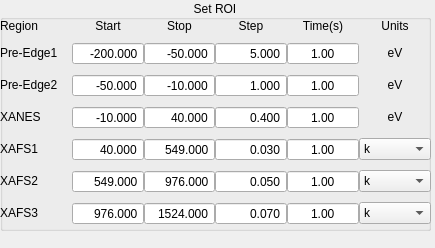
<?xml version="1.0" encoding="UTF-8"?>
<ui version="4.0">
 <class>roiWidget</class>
 <widget class="QWidget" name="roiWidget">
  <property name="geometry">
   <rect>
    <x>0</x>
    <y>0</y>
    <width>435</width>
    <height>248</height>
   </rect>
  </property>
  <property name="windowTitle">
   <string>Form</string>
  </property>
  <widget class="QGroupBox" name="groupBox">
   <property name="geometry">
    <rect>
     <x>0</x>
     <y>0</y>
     <width>431</width>
     <height>231</height>
    </rect>
   </property>
   <property name="sizePolicy">
    <sizepolicy hsizetype="Fixed" vsizetype="MinimumExpanding">
     <horstretch>0</horstretch>
     <verstretch>0</verstretch>
    </sizepolicy>
   </property>
   <property name="title">
    <string>Set ROI</string>
   </property>
   <property name="alignment">
    <set>Qt::AlignCenter</set>
   </property>
   <widget class="QWidget" name="verticalLayoutWidget">
    <property name="geometry">
     <rect>
      <x>0</x>
      <y>10</y>
      <width>431</width>
      <height>231</height>
     </rect>
    </property>
    <layout class="QVBoxLayout" name="verticalLayout">
     <property name="spacing">
      <number>0</number>
     </property>
     <item>
      <layout class="QHBoxLayout" name="horizontalLayout_34">
       <item>
        <widget class="QLabel" name="label">
         <property name="sizePolicy">
          <sizepolicy hsizetype="Preferred" vsizetype="Fixed">
           <horstretch>0</horstretch>
           <verstretch>0</verstretch>
          </sizepolicy>
         </property>
         <property name="text">
          <string>Region</string>
         </property>
        </widget>
       </item>
       <item>
        <widget class="QLabel" name="label_41">
         <property name="sizePolicy">
          <sizepolicy hsizetype="Preferred" vsizetype="Fixed">
           <horstretch>0</horstretch>
           <verstretch>0</verstretch>
          </sizepolicy>
         </property>
         <property name="text">
          <string>Start</string>
         </property>
         <property name="alignment">
          <set>Qt::AlignCenter</set>
         </property>
        </widget>
       </item>
       <item>
        <widget class="QLabel" name="label_46">
         <property name="sizePolicy">
          <sizepolicy hsizetype="Preferred" vsizetype="Fixed">
           <horstretch>0</horstretch>
           <verstretch>0</verstretch>
          </sizepolicy>
         </property>
         <property name="text">
          <string>Stop</string>
         </property>
         <property name="alignment">
          <set>Qt::AlignCenter</set>
         </property>
        </widget>
       </item>
       <item>
        <widget class="QLabel" name="label_47">
         <property name="sizePolicy">
          <sizepolicy hsizetype="Preferred" vsizetype="Fixed">
           <horstretch>0</horstretch>
           <verstretch>0</verstretch>
          </sizepolicy>
         </property>
         <property name="text">
          <string>Step</string>
         </property>
         <property name="alignment">
          <set>Qt::AlignCenter</set>
         </property>
        </widget>
       </item>
       <item>
        <widget class="QLabel" name="label_53">
         <property name="sizePolicy">
          <sizepolicy hsizetype="Preferred" vsizetype="Fixed">
           <horstretch>0</horstretch>
           <verstretch>0</verstretch>
          </sizepolicy>
         </property>
         <property name="text">
          <string>Time(s)</string>
         </property>
         <property name="alignment">
          <set>Qt::AlignCenter</set>
         </property>
        </widget>
       </item>
       <item>
        <widget class="QLabel" name="label_58">
         <property name="sizePolicy">
          <sizepolicy hsizetype="Preferred" vsizetype="Fixed">
           <horstretch>0</horstretch>
           <verstretch>0</verstretch>
          </sizepolicy>
         </property>
         <property name="text">
          <string>Units</string>
         </property>
         <property name="alignment">
          <set>Qt::AlignCenter</set>
         </property>
        </widget>
       </item>
      </layout>
     </item>
     <item>
      <layout class="QHBoxLayout" name="horizontalLayout_24">
       <item>
        <widget class="QLabel" name="label_45">
         <property name="sizePolicy">
          <sizepolicy hsizetype="Preferred" vsizetype="Fixed">
           <horstretch>0</horstretch>
           <verstretch>0</verstretch>
          </sizepolicy>
         </property>
         <property name="text">
          <string>Pre-Edge1</string>
         </property>
        </widget>
       </item>
       <item>
        <widget class="QDoubleSpinBox" name="doublePre1Start">
         <property name="sizePolicy">
          <sizepolicy hsizetype="Minimum" vsizetype="Fixed">
           <horstretch>0</horstretch>
           <verstretch>0</verstretch>
          </sizepolicy>
         </property>
         <property name="focusPolicy">
          <enum>Qt::ClickFocus</enum>
         </property>
         <property name="wrapping">
          <bool>false</bool>
         </property>
         <property name="frame">
          <bool>true</bool>
         </property>
         <property name="alignment">
          <set>Qt::AlignRight|Qt::AlignTrailing|Qt::AlignVCenter</set>
         </property>
         <property name="buttonSymbols">
          <enum>QAbstractSpinBox::NoButtons</enum>
         </property>
         <property name="decimals">
          <number>3</number>
         </property>
         <property name="minimum">
          <double>-999.999000000000024</double>
         </property>
         <property name="maximum">
          <double>999.999000000000024</double>
         </property>
         <property name="singleStep">
          <double>0.000000000000000</double>
         </property>
         <property name="value">
          <double>-200.000000000000000</double>
         </property>
        </widget>
       </item>
       <item>
        <widget class="QDoubleSpinBox" name="doublePre1Stop">
         <property name="sizePolicy">
          <sizepolicy hsizetype="Minimum" vsizetype="Fixed">
           <horstretch>0</horstretch>
           <verstretch>0</verstretch>
          </sizepolicy>
         </property>
         <property name="focusPolicy">
          <enum>Qt::ClickFocus</enum>
         </property>
         <property name="alignment">
          <set>Qt::AlignRight|Qt::AlignTrailing|Qt::AlignVCenter</set>
         </property>
         <property name="buttonSymbols">
          <enum>QAbstractSpinBox::NoButtons</enum>
         </property>
         <property name="decimals">
          <number>3</number>
         </property>
         <property name="minimum">
          <double>-999.999000000000024</double>
         </property>
         <property name="maximum">
          <double>999.999000000000024</double>
         </property>
         <property name="singleStep">
          <double>0.000000000000000</double>
         </property>
         <property name="value">
          <double>-50.000000000000000</double>
         </property>
        </widget>
       </item>
       <item>
        <widget class="QDoubleSpinBox" name="doublePre1Step">
         <property name="focusPolicy">
          <enum>Qt::ClickFocus</enum>
         </property>
         <property name="alignment">
          <set>Qt::AlignRight|Qt::AlignTrailing|Qt::AlignVCenter</set>
         </property>
         <property name="buttonSymbols">
          <enum>QAbstractSpinBox::NoButtons</enum>
         </property>
         <property name="decimals">
          <number>3</number>
         </property>
         <property name="minimum">
          <double>0.010000000000000</double>
         </property>
         <property name="maximum">
          <double>999.999000000000024</double>
         </property>
         <property name="singleStep">
          <double>0.000000000000000</double>
         </property>
         <property name="value">
          <double>5.000000000000000</double>
         </property>
        </widget>
       </item>
       <item>
        <widget class="QDoubleSpinBox" name="doublePre1Time">
         <property name="focusPolicy">
          <enum>Qt::ClickFocus</enum>
         </property>
         <property name="alignment">
          <set>Qt::AlignCenter</set>
         </property>
         <property name="buttonSymbols">
          <enum>QAbstractSpinBox::NoButtons</enum>
         </property>
         <property name="decimals">
          <number>2</number>
         </property>
         <property name="minimum">
          <double>0.010000000000000</double>
         </property>
         <property name="maximum">
          <double>500.000000000000000</double>
         </property>
         <property name="singleStep">
          <double>0.000000000000000</double>
         </property>
         <property name="value">
          <double>1.000000000000000</double>
         </property>
        </widget>
       </item>
       <item>
        <widget class="QLabel" name="labelPre1Units">
         <property name="sizePolicy">
          <sizepolicy hsizetype="Preferred" vsizetype="Fixed">
           <horstretch>0</horstretch>
           <verstretch>0</verstretch>
          </sizepolicy>
         </property>
         <property name="text">
          <string>eV</string>
         </property>
         <property name="alignment">
          <set>Qt::AlignCenter</set>
         </property>
        </widget>
       </item>
      </layout>
     </item>
     <item>
      <layout class="QHBoxLayout" name="horizontalLayout_33">
       <item>
        <widget class="QLabel" name="label_49">
         <property name="sizePolicy">
          <sizepolicy hsizetype="Preferred" vsizetype="Fixed">
           <horstretch>0</horstretch>
           <verstretch>0</verstretch>
          </sizepolicy>
         </property>
         <property name="text">
          <string>Pre-Edge2</string>
         </property>
        </widget>
       </item>
       <item>
        <widget class="QDoubleSpinBox" name="doublePre2Start">
         <property name="focusPolicy">
          <enum>Qt::ClickFocus</enum>
         </property>
         <property name="alignment">
          <set>Qt::AlignRight|Qt::AlignTrailing|Qt::AlignVCenter</set>
         </property>
         <property name="buttonSymbols">
          <enum>QAbstractSpinBox::NoButtons</enum>
         </property>
         <property name="decimals">
          <number>3</number>
         </property>
         <property name="minimum">
          <double>-999.999000000000024</double>
         </property>
         <property name="maximum">
          <double>999.999000000000024</double>
         </property>
         <property name="singleStep">
          <double>0.000000000000000</double>
         </property>
         <property name="value">
          <double>-50.000000000000000</double>
         </property>
        </widget>
       </item>
       <item>
        <widget class="QDoubleSpinBox" name="doublePre2Stop">
         <property name="focusPolicy">
          <enum>Qt::ClickFocus</enum>
         </property>
         <property name="alignment">
          <set>Qt::AlignRight|Qt::AlignTrailing|Qt::AlignVCenter</set>
         </property>
         <property name="buttonSymbols">
          <enum>QAbstractSpinBox::NoButtons</enum>
         </property>
         <property name="decimals">
          <number>3</number>
         </property>
         <property name="minimum">
          <double>-999.999000000000024</double>
         </property>
         <property name="maximum">
          <double>999.999000000000024</double>
         </property>
         <property name="singleStep">
          <double>0.000000000000000</double>
         </property>
         <property name="value">
          <double>-10.000000000000000</double>
         </property>
        </widget>
       </item>
       <item>
        <widget class="QDoubleSpinBox" name="doublePre2Step">
         <property name="focusPolicy">
          <enum>Qt::ClickFocus</enum>
         </property>
         <property name="alignment">
          <set>Qt::AlignRight|Qt::AlignTrailing|Qt::AlignVCenter</set>
         </property>
         <property name="buttonSymbols">
          <enum>QAbstractSpinBox::NoButtons</enum>
         </property>
         <property name="decimals">
          <number>3</number>
         </property>
         <property name="minimum">
          <double>0.010000000000000</double>
         </property>
         <property name="maximum">
          <double>999.999000000000024</double>
         </property>
         <property name="singleStep">
          <double>0.000000000000000</double>
         </property>
         <property name="value">
          <double>1.000000000000000</double>
         </property>
        </widget>
       </item>
       <item>
        <widget class="QDoubleSpinBox" name="doublePre2Time">
         <property name="focusPolicy">
          <enum>Qt::ClickFocus</enum>
         </property>
         <property name="alignment">
          <set>Qt::AlignCenter</set>
         </property>
         <property name="buttonSymbols">
          <enum>QAbstractSpinBox::NoButtons</enum>
         </property>
         <property name="decimals">
          <number>2</number>
         </property>
         <property name="minimum">
          <double>0.010000000000000</double>
         </property>
         <property name="maximum">
          <double>500.000000000000000</double>
         </property>
         <property name="singleStep">
          <double>0.000000000000000</double>
         </property>
         <property name="value">
          <double>1.000000000000000</double>
         </property>
        </widget>
       </item>
       <item>
        <widget class="QLabel" name="labelPre2Units">
         <property name="sizePolicy">
          <sizepolicy hsizetype="Preferred" vsizetype="Fixed">
           <horstretch>0</horstretch>
           <verstretch>0</verstretch>
          </sizepolicy>
         </property>
         <property name="text">
          <string>eV</string>
         </property>
         <property name="alignment">
          <set>Qt::AlignCenter</set>
         </property>
        </widget>
       </item>
      </layout>
     </item>
     <item>
      <layout class="QHBoxLayout" name="horizontalLayout_31">
       <item>
        <widget class="QLabel" name="label_51">
         <property name="sizePolicy">
          <sizepolicy hsizetype="Preferred" vsizetype="Fixed">
           <horstretch>0</horstretch>
           <verstretch>0</verstretch>
          </sizepolicy>
         </property>
         <property name="text">
          <string>XANES</string>
         </property>
        </widget>
       </item>
       <item>
        <widget class="QDoubleSpinBox" name="doubleXANESStart">
         <property name="focusPolicy">
          <enum>Qt::ClickFocus</enum>
         </property>
         <property name="alignment">
          <set>Qt::AlignRight|Qt::AlignTrailing|Qt::AlignVCenter</set>
         </property>
         <property name="buttonSymbols">
          <enum>QAbstractSpinBox::NoButtons</enum>
         </property>
         <property name="decimals">
          <number>3</number>
         </property>
         <property name="minimum">
          <double>-999.999000000000024</double>
         </property>
         <property name="maximum">
          <double>999.999000000000024</double>
         </property>
         <property name="singleStep">
          <double>0.000000000000000</double>
         </property>
         <property name="value">
          <double>-10.000000000000000</double>
         </property>
        </widget>
       </item>
       <item>
        <widget class="QDoubleSpinBox" name="doubleXANESStop">
         <property name="focusPolicy">
          <enum>Qt::ClickFocus</enum>
         </property>
         <property name="toolTip">
          <string>&lt;html&gt;&lt;head/&gt;&lt;body&gt;&lt;p&gt;3.24k--&gt; 40eV&lt;/p&gt;&lt;/body&gt;&lt;/html&gt;</string>
         </property>
         <property name="alignment">
          <set>Qt::AlignRight|Qt::AlignTrailing|Qt::AlignVCenter</set>
         </property>
         <property name="buttonSymbols">
          <enum>QAbstractSpinBox::NoButtons</enum>
         </property>
         <property name="decimals">
          <number>3</number>
         </property>
         <property name="minimum">
          <double>-999.999000000000024</double>
         </property>
         <property name="maximum">
          <double>999.999000000000024</double>
         </property>
         <property name="singleStep">
          <double>0.000000000000000</double>
         </property>
         <property name="value">
          <double>40.000000000000000</double>
         </property>
        </widget>
       </item>
       <item>
        <widget class="QDoubleSpinBox" name="doubleXANESStep">
         <property name="focusPolicy">
          <enum>Qt::ClickFocus</enum>
         </property>
         <property name="alignment">
          <set>Qt::AlignRight|Qt::AlignTrailing|Qt::AlignVCenter</set>
         </property>
         <property name="buttonSymbols">
          <enum>QAbstractSpinBox::NoButtons</enum>
         </property>
         <property name="decimals">
          <number>3</number>
         </property>
         <property name="minimum">
          <double>0.010000000000000</double>
         </property>
         <property name="maximum">
          <double>999.999000000000024</double>
         </property>
         <property name="singleStep">
          <double>0.000000000000000</double>
         </property>
         <property name="value">
          <double>0.400000000000000</double>
         </property>
        </widget>
       </item>
       <item>
        <widget class="QDoubleSpinBox" name="doubleXANESTime">
         <property name="focusPolicy">
          <enum>Qt::ClickFocus</enum>
         </property>
         <property name="alignment">
          <set>Qt::AlignCenter</set>
         </property>
         <property name="buttonSymbols">
          <enum>QAbstractSpinBox::NoButtons</enum>
         </property>
         <property name="decimals">
          <number>2</number>
         </property>
         <property name="minimum">
          <double>0.010000000000000</double>
         </property>
         <property name="maximum">
          <double>500.000000000000000</double>
         </property>
         <property name="singleStep">
          <double>0.000000000000000</double>
         </property>
         <property name="value">
          <double>1.000000000000000</double>
         </property>
        </widget>
       </item>
       <item>
        <widget class="QLabel" name="labelXANESUnits">
         <property name="sizePolicy">
          <sizepolicy hsizetype="Preferred" vsizetype="Fixed">
           <horstretch>0</horstretch>
           <verstretch>0</verstretch>
          </sizepolicy>
         </property>
         <property name="styleSheet">
          <string notr="true"/>
         </property>
         <property name="text">
          <string>eV</string>
         </property>
         <property name="alignment">
          <set>Qt::AlignCenter</set>
         </property>
        </widget>
       </item>
      </layout>
     </item>
     <item>
      <layout class="QHBoxLayout" name="horizontalLayout_35">
       <item>
        <widget class="QLabel" name="label_59">
         <property name="sizePolicy">
          <sizepolicy hsizetype="Preferred" vsizetype="Fixed">
           <horstretch>0</horstretch>
           <verstretch>0</verstretch>
          </sizepolicy>
         </property>
         <property name="text">
          <string>XAFS1</string>
         </property>
        </widget>
       </item>
       <item>
        <widget class="QDoubleSpinBox" name="doubleXAFS1Start">
         <property name="focusPolicy">
          <enum>Qt::ClickFocus</enum>
         </property>
         <property name="toolTip">
          <string>&lt;html&gt;&lt;head/&gt;&lt;body&gt;&lt;p&gt;3.24k--&gt; 40eV&lt;/p&gt;&lt;/body&gt;&lt;/html&gt;</string>
         </property>
         <property name="whatsThis">
          <string/>
         </property>
         <property name="alignment">
          <set>Qt::AlignRight|Qt::AlignTrailing|Qt::AlignVCenter</set>
         </property>
         <property name="buttonSymbols">
          <enum>QAbstractSpinBox::NoButtons</enum>
         </property>
         <property name="decimals">
          <number>3</number>
         </property>
         <property name="minimum">
          <double>-999.999000000000024</double>
         </property>
         <property name="maximum">
          <double>999.999000000000024</double>
         </property>
         <property name="singleStep">
          <double>0.000000000000000</double>
         </property>
         <property name="value">
          <double>40.000000000000000</double>
         </property>
        </widget>
       </item>
       <item>
        <widget class="QDoubleSpinBox" name="doubleXAFS1Stop">
         <property name="mouseTracking">
          <bool>false</bool>
         </property>
         <property name="focusPolicy">
          <enum>Qt::ClickFocus</enum>
         </property>
         <property name="toolTip">
          <string>&lt;html&gt;&lt;head/&gt;&lt;body&gt;&lt;p&gt;12k --&gt; 549eV&lt;/p&gt;&lt;/body&gt;&lt;/html&gt;</string>
         </property>
         <property name="alignment">
          <set>Qt::AlignRight|Qt::AlignTrailing|Qt::AlignVCenter</set>
         </property>
         <property name="buttonSymbols">
          <enum>QAbstractSpinBox::NoButtons</enum>
         </property>
         <property name="decimals">
          <number>3</number>
         </property>
         <property name="minimum">
          <double>1.000000000000000</double>
         </property>
         <property name="maximum">
          <double>9999.000000000000000</double>
         </property>
         <property name="singleStep">
          <double>0.000000000000000</double>
         </property>
         <property name="value">
          <double>549.000000000000000</double>
         </property>
        </widget>
       </item>
       <item>
        <widget class="QDoubleSpinBox" name="doubleXAFS1Step">
         <property name="focusPolicy">
          <enum>Qt::ClickFocus</enum>
         </property>
         <property name="toolTip">
          <string>&lt;html&gt;&lt;head/&gt;&lt;body&gt;&lt;p&gt;Default 0.03&lt;/p&gt;&lt;/body&gt;&lt;/html&gt;</string>
         </property>
         <property name="alignment">
          <set>Qt::AlignRight|Qt::AlignTrailing|Qt::AlignVCenter</set>
         </property>
         <property name="buttonSymbols">
          <enum>QAbstractSpinBox::NoButtons</enum>
         </property>
         <property name="decimals">
          <number>3</number>
         </property>
         <property name="minimum">
          <double>0.010000000000000</double>
         </property>
         <property name="maximum">
          <double>999.999000000000024</double>
         </property>
         <property name="singleStep">
          <double>0.000000000000000</double>
         </property>
         <property name="value">
          <double>0.030000000000000</double>
         </property>
        </widget>
       </item>
       <item>
        <widget class="QDoubleSpinBox" name="doubleXAFS1Time">
         <property name="focusPolicy">
          <enum>Qt::ClickFocus</enum>
         </property>
         <property name="alignment">
          <set>Qt::AlignCenter</set>
         </property>
         <property name="buttonSymbols">
          <enum>QAbstractSpinBox::NoButtons</enum>
         </property>
         <property name="decimals">
          <number>2</number>
         </property>
         <property name="minimum">
          <double>0.010000000000000</double>
         </property>
         <property name="maximum">
          <double>500.000000000000000</double>
         </property>
         <property name="singleStep">
          <double>0.000000000000000</double>
         </property>
         <property name="value">
          <double>1.000000000000000</double>
         </property>
        </widget>
       </item>
       <item>
        <widget class="QComboBox" name="XAFS1Units">
         <property name="sizePolicy">
          <sizepolicy hsizetype="Preferred" vsizetype="Fixed">
           <horstretch>0</horstretch>
           <verstretch>0</verstretch>
          </sizepolicy>
         </property>
         <property name="minimumSize">
          <size>
           <width>66</width>
           <height>0</height>
          </size>
         </property>
         <property name="focusPolicy">
          <enum>Qt::NoFocus</enum>
         </property>
         <property name="currentIndex">
          <number>1</number>
         </property>
         <property name="maxVisibleItems">
          <number>2</number>
         </property>
         <property name="maxCount">
          <number>2</number>
         </property>
         <property name="insertPolicy">
          <enum>QComboBox::NoInsert</enum>
         </property>
         <item>
          <property name="text">
           <string>eV</string>
          </property>
         </item>
         <item>
          <property name="text">
           <string>k</string>
          </property>
         </item>
        </widget>
       </item>
      </layout>
     </item>
     <item>
      <layout class="QHBoxLayout" name="horizontalLayout_30">
       <item>
        <widget class="QLabel" name="label_56">
         <property name="sizePolicy">
          <sizepolicy hsizetype="Preferred" vsizetype="Fixed">
           <horstretch>0</horstretch>
           <verstretch>0</verstretch>
          </sizepolicy>
         </property>
         <property name="text">
          <string>XAFS2</string>
         </property>
        </widget>
       </item>
       <item>
        <widget class="QDoubleSpinBox" name="doubleXAFS2Start">
         <property name="focusPolicy">
          <enum>Qt::ClickFocus</enum>
         </property>
         <property name="toolTip">
          <string>&lt;html&gt;&lt;head/&gt;&lt;body&gt;&lt;p&gt;12k --&gt; 549eV&lt;/p&gt;&lt;/body&gt;&lt;/html&gt;</string>
         </property>
         <property name="alignment">
          <set>Qt::AlignRight|Qt::AlignTrailing|Qt::AlignVCenter</set>
         </property>
         <property name="buttonSymbols">
          <enum>QAbstractSpinBox::NoButtons</enum>
         </property>
         <property name="decimals">
          <number>3</number>
         </property>
         <property name="minimum">
          <double>1.000000000000000</double>
         </property>
         <property name="maximum">
          <double>9999.000000000000000</double>
         </property>
         <property name="singleStep">
          <double>0.000000000000000</double>
         </property>
         <property name="value">
          <double>549.000000000000000</double>
         </property>
        </widget>
       </item>
       <item>
        <widget class="QDoubleSpinBox" name="doubleXAFS2Stop">
         <property name="focusPolicy">
          <enum>Qt::ClickFocus</enum>
         </property>
         <property name="toolTip">
          <string>&lt;html&gt;&lt;head/&gt;&lt;body&gt;&lt;p&gt;16k --&gt; 976eV&lt;/p&gt;&lt;/body&gt;&lt;/html&gt;</string>
         </property>
         <property name="alignment">
          <set>Qt::AlignRight|Qt::AlignTrailing|Qt::AlignVCenter</set>
         </property>
         <property name="buttonSymbols">
          <enum>QAbstractSpinBox::NoButtons</enum>
         </property>
         <property name="decimals">
          <number>3</number>
         </property>
         <property name="minimum">
          <double>1.000000000000000</double>
         </property>
         <property name="maximum">
          <double>9999.000000000000000</double>
         </property>
         <property name="singleStep">
          <double>0.000000000000000</double>
         </property>
         <property name="value">
          <double>976.000000000000000</double>
         </property>
        </widget>
       </item>
       <item>
        <widget class="QDoubleSpinBox" name="doubleXAFS2Step">
         <property name="focusPolicy">
          <enum>Qt::ClickFocus</enum>
         </property>
         <property name="toolTip">
          <string>&lt;html&gt;&lt;head/&gt;&lt;body&gt;&lt;p&gt;Default 0.05&lt;/p&gt;&lt;/body&gt;&lt;/html&gt;</string>
         </property>
         <property name="alignment">
          <set>Qt::AlignRight|Qt::AlignTrailing|Qt::AlignVCenter</set>
         </property>
         <property name="buttonSymbols">
          <enum>QAbstractSpinBox::NoButtons</enum>
         </property>
         <property name="decimals">
          <number>3</number>
         </property>
         <property name="minimum">
          <double>0.010000000000000</double>
         </property>
         <property name="maximum">
          <double>999.999000000000024</double>
         </property>
         <property name="singleStep">
          <double>0.000000000000000</double>
         </property>
         <property name="value">
          <double>0.050000000000000</double>
         </property>
        </widget>
       </item>
       <item>
        <widget class="QDoubleSpinBox" name="doubleXAFS2Time">
         <property name="focusPolicy">
          <enum>Qt::ClickFocus</enum>
         </property>
         <property name="alignment">
          <set>Qt::AlignCenter</set>
         </property>
         <property name="buttonSymbols">
          <enum>QAbstractSpinBox::NoButtons</enum>
         </property>
         <property name="decimals">
          <number>2</number>
         </property>
         <property name="minimum">
          <double>0.010000000000000</double>
         </property>
         <property name="maximum">
          <double>500.000000000000000</double>
         </property>
         <property name="singleStep">
          <double>0.000000000000000</double>
         </property>
         <property name="value">
          <double>1.000000000000000</double>
         </property>
        </widget>
       </item>
       <item>
        <widget class="QComboBox" name="XAFS2Units">
         <property name="sizePolicy">
          <sizepolicy hsizetype="Preferred" vsizetype="Fixed">
           <horstretch>0</horstretch>
           <verstretch>0</verstretch>
          </sizepolicy>
         </property>
         <property name="focusPolicy">
          <enum>Qt::NoFocus</enum>
         </property>
         <property name="currentIndex">
          <number>1</number>
         </property>
         <property name="maxVisibleItems">
          <number>2</number>
         </property>
         <property name="maxCount">
          <number>2</number>
         </property>
         <property name="insertPolicy">
          <enum>QComboBox::NoInsert</enum>
         </property>
         <property name="frame">
          <bool>true</bool>
         </property>
         <item>
          <property name="text">
           <string>eV</string>
          </property>
         </item>
         <item>
          <property name="text">
           <string>k</string>
          </property>
         </item>
        </widget>
       </item>
      </layout>
     </item>
     <item>
      <layout class="QHBoxLayout" name="horizontalLayout_32">
       <item>
        <widget class="QLabel" name="label_57">
         <property name="sizePolicy">
          <sizepolicy hsizetype="Preferred" vsizetype="Fixed">
           <horstretch>0</horstretch>
           <verstretch>0</verstretch>
          </sizepolicy>
         </property>
         <property name="text">
          <string>XAFS3</string>
         </property>
        </widget>
       </item>
       <item>
        <widget class="QDoubleSpinBox" name="doubleXAFS3Start">
         <property name="focusPolicy">
          <enum>Qt::ClickFocus</enum>
         </property>
         <property name="toolTip">
          <string>&lt;html&gt;&lt;head/&gt;&lt;body&gt;&lt;p&gt;16k --&gt; 976eV&lt;/p&gt;&lt;/body&gt;&lt;/html&gt;</string>
         </property>
         <property name="alignment">
          <set>Qt::AlignRight|Qt::AlignTrailing|Qt::AlignVCenter</set>
         </property>
         <property name="buttonSymbols">
          <enum>QAbstractSpinBox::NoButtons</enum>
         </property>
         <property name="decimals">
          <number>3</number>
         </property>
         <property name="minimum">
          <double>1.000000000000000</double>
         </property>
         <property name="maximum">
          <double>9999.000000000000000</double>
         </property>
         <property name="singleStep">
          <double>0.000000000000000</double>
         </property>
         <property name="value">
          <double>976.000000000000000</double>
         </property>
        </widget>
       </item>
       <item>
        <widget class="QDoubleSpinBox" name="doubleXAFS3Stop">
         <property name="focusPolicy">
          <enum>Qt::ClickFocus</enum>
         </property>
         <property name="toolTip">
          <string>&lt;html&gt;&lt;head/&gt;&lt;body&gt;&lt;p&gt;'20K --&gt; 1524eV'&lt;/p&gt;&lt;/body&gt;&lt;/html&gt;</string>
         </property>
         <property name="statusTip">
          <string/>
         </property>
         <property name="whatsThis">
          <string>&lt;html&gt;&lt;head/&gt;&lt;body&gt;&lt;p&gt;'20k --&gt; 1524eV'&lt;/p&gt;&lt;/body&gt;&lt;/html&gt;</string>
         </property>
         <property name="alignment">
          <set>Qt::AlignRight|Qt::AlignTrailing|Qt::AlignVCenter</set>
         </property>
         <property name="buttonSymbols">
          <enum>QAbstractSpinBox::NoButtons</enum>
         </property>
         <property name="decimals">
          <number>3</number>
         </property>
         <property name="minimum">
          <double>1.000000000000000</double>
         </property>
         <property name="maximum">
          <double>9999.000000000000000</double>
         </property>
         <property name="singleStep">
          <double>0.000000000000000</double>
         </property>
         <property name="value">
          <double>1524.000000000000000</double>
         </property>
        </widget>
       </item>
       <item>
        <widget class="QDoubleSpinBox" name="doubleXAFS3Step">
         <property name="focusPolicy">
          <enum>Qt::ClickFocus</enum>
         </property>
         <property name="toolTip">
          <string>&lt;html&gt;&lt;head/&gt;&lt;body&gt;&lt;p&gt;Default 0.07&lt;/p&gt;&lt;/body&gt;&lt;/html&gt;</string>
         </property>
         <property name="alignment">
          <set>Qt::AlignRight|Qt::AlignTrailing|Qt::AlignVCenter</set>
         </property>
         <property name="buttonSymbols">
          <enum>QAbstractSpinBox::NoButtons</enum>
         </property>
         <property name="decimals">
          <number>3</number>
         </property>
         <property name="minimum">
          <double>0.010000000000000</double>
         </property>
         <property name="maximum">
          <double>999.999000000000024</double>
         </property>
         <property name="singleStep">
          <double>0.000000000000000</double>
         </property>
         <property name="value">
          <double>0.070000000000000</double>
         </property>
        </widget>
       </item>
       <item>
        <widget class="QDoubleSpinBox" name="doubleXAFS3Time">
         <property name="focusPolicy">
          <enum>Qt::ClickFocus</enum>
         </property>
         <property name="alignment">
          <set>Qt::AlignCenter</set>
         </property>
         <property name="buttonSymbols">
          <enum>QAbstractSpinBox::NoButtons</enum>
         </property>
         <property name="decimals">
          <number>2</number>
         </property>
         <property name="minimum">
          <double>0.010000000000000</double>
         </property>
         <property name="maximum">
          <double>500.000000000000000</double>
         </property>
         <property name="singleStep">
          <double>0.000000000000000</double>
         </property>
         <property name="value">
          <double>1.000000000000000</double>
         </property>
        </widget>
       </item>
       <item>
        <widget class="QComboBox" name="XAFS3Units">
         <property name="sizePolicy">
          <sizepolicy hsizetype="Preferred" vsizetype="Fixed">
           <horstretch>0</horstretch>
           <verstretch>0</verstretch>
          </sizepolicy>
         </property>
         <property name="focusPolicy">
          <enum>Qt::NoFocus</enum>
         </property>
         <property name="currentIndex">
          <number>1</number>
         </property>
         <property name="maxVisibleItems">
          <number>2</number>
         </property>
         <property name="maxCount">
          <number>2</number>
         </property>
         <property name="insertPolicy">
          <enum>QComboBox::NoInsert</enum>
         </property>
         <property name="sizeAdjustPolicy">
          <enum>QComboBox::AdjustToContentsOnFirstShow</enum>
         </property>
         <item>
          <property name="text">
           <string>eV</string>
          </property>
         </item>
         <item>
          <property name="text">
           <string>k</string>
          </property>
         </item>
        </widget>
       </item>
      </layout>
     </item>
    </layout>
   </widget>
  </widget>
 </widget>
 <resources/>
 <connections>
  <connection>
   <sender>doublePre1Stop</sender>
   <signal>valueChanged(double)</signal>
   <receiver>doublePre2Start</receiver>
   <slot>setValue(double)</slot>
   <hints>
    <hint type="sourcelabel">
     <x>203</x>
     <y>56</y>
    </hint>
    <hint type="destinationlabel">
     <x>139</x>
     <y>99</y>
    </hint>
   </hints>
  </connection>
  <connection>
   <sender>doublePre2Stop</sender>
   <signal>valueChanged(double)</signal>
   <receiver>doubleXANESStart</receiver>
   <slot>setValue(double)</slot>
   <hints>
    <hint type="sourcelabel">
     <x>204</x>
     <y>87</y>
    </hint>
    <hint type="destinationlabel">
     <x>139</x>
     <y>131</y>
    </hint>
   </hints>
  </connection>
  <connection>
   <sender>doubleXANESStop</sender>
   <signal>valueChanged(double)</signal>
   <receiver>doubleXAFS1Start</receiver>
   <slot>setValue(double)</slot>
   <hints>
    <hint type="sourcelabel">
     <x>205</x>
     <y>114</y>
    </hint>
    <hint type="destinationlabel">
     <x>139</x>
     <y>162</y>
    </hint>
   </hints>
  </connection>
  <connection>
   <sender>doubleXAFS1Stop</sender>
   <signal>valueChanged(double)</signal>
   <receiver>doubleXAFS2Start</receiver>
   <slot>setValue(double)</slot>
   <hints>
    <hint type="sourcelabel">
     <x>180</x>
     <y>145</y>
    </hint>
    <hint type="destinationlabel">
     <x>139</x>
     <y>194</y>
    </hint>
   </hints>
  </connection>
  <connection>
   <sender>doubleXAFS2Stop</sender>
   <signal>valueChanged(double)</signal>
   <receiver>doubleXAFS3Start</receiver>
   <slot>setValue(double)</slot>
   <hints>
    <hint type="sourcelabel">
     <x>211</x>
     <y>194</y>
    </hint>
    <hint type="destinationlabel">
     <x>139</x>
     <y>225</y>
    </hint>
   </hints>
  </connection>
  <connection>
   <sender>doublePre2Start</sender>
   <signal>valueChanged(double)</signal>
   <receiver>doublePre1Stop</receiver>
   <slot>setValue(double)</slot>
   <hints>
    <hint type="sourcelabel">
     <x>139</x>
     <y>99</y>
    </hint>
    <hint type="destinationlabel">
     <x>169</x>
     <y>55</y>
    </hint>
   </hints>
  </connection>
  <connection>
   <sender>doubleXANESStart</sender>
   <signal>valueChanged(double)</signal>
   <receiver>doublePre2Stop</receiver>
   <slot>setValue(double)</slot>
   <hints>
    <hint type="sourcelabel">
     <x>128</x>
     <y>111</y>
    </hint>
    <hint type="destinationlabel">
     <x>165</x>
     <y>89</y>
    </hint>
   </hints>
  </connection>
  <connection>
   <sender>doubleXAFS1Start</sender>
   <signal>valueChanged(double)</signal>
   <receiver>doubleXANESStop</receiver>
   <slot>setValue(double)</slot>
   <hints>
    <hint type="sourcelabel">
     <x>115</x>
     <y>141</y>
    </hint>
    <hint type="destinationlabel">
     <x>163</x>
     <y>116</y>
    </hint>
   </hints>
  </connection>
  <connection>
   <sender>doubleXAFS2Start</sender>
   <signal>valueChanged(double)</signal>
   <receiver>doubleXAFS1Stop</receiver>
   <slot>setValue(double)</slot>
   <hints>
    <hint type="sourcelabel">
     <x>105</x>
     <y>175</y>
    </hint>
    <hint type="destinationlabel">
     <x>163</x>
     <y>147</y>
    </hint>
   </hints>
  </connection>
  <connection>
   <sender>doubleXAFS3Start</sender>
   <signal>valueChanged(double)</signal>
   <receiver>doubleXAFS2Stop</receiver>
   <slot>setValue(double)</slot>
   <hints>
    <hint type="sourcelabel">
     <x>139</x>
     <y>225</y>
    </hint>
    <hint type="destinationlabel">
     <x>211</x>
     <y>194</y>
    </hint>
   </hints>
  </connection>
 </connections>
</ui>
